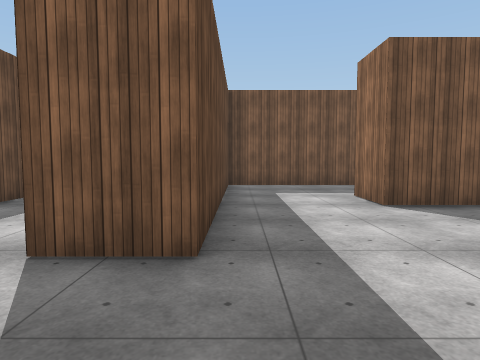
View 1 (above)

22 first-person views from a walk through a Unity game level. The camera is 1.5 m above the floor, tilts 4° down and sees 75° across. The floor is counted in squares, 2 m on a side. Each view is taken from the middle of a square. On the plan, view 1 faces up. The plan holds only what a view shows up to about 10 squares ahead; the rest is blank. The place goes on beyond the plan. Surface patterns are stand-ins for the level's own textures.

View 2
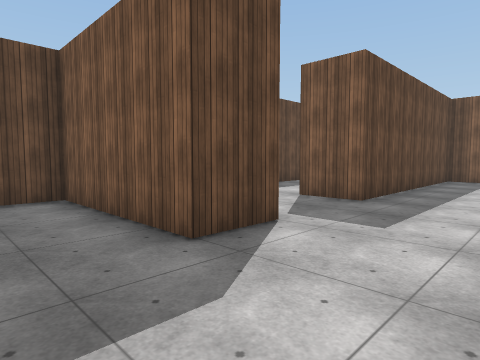

View 3
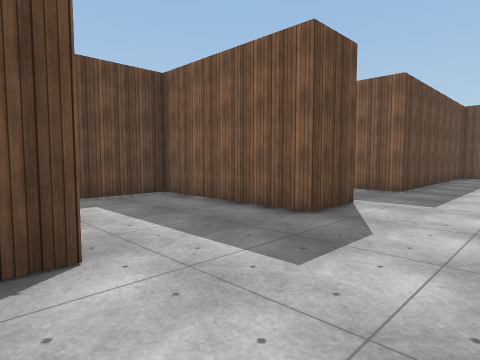

View 4
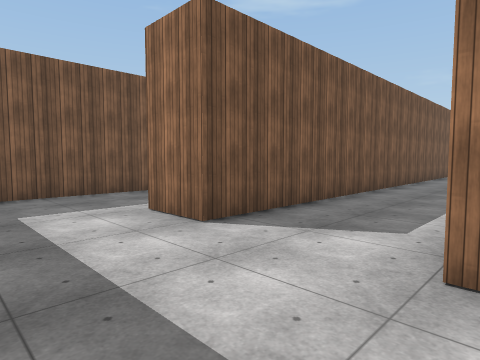

View 5
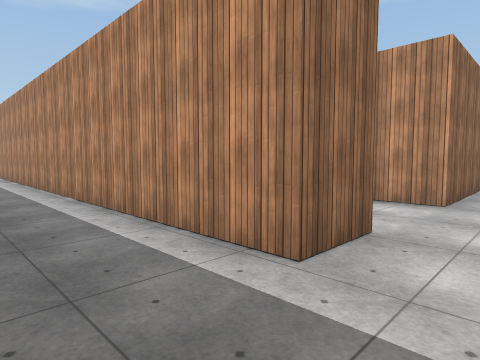

View 6
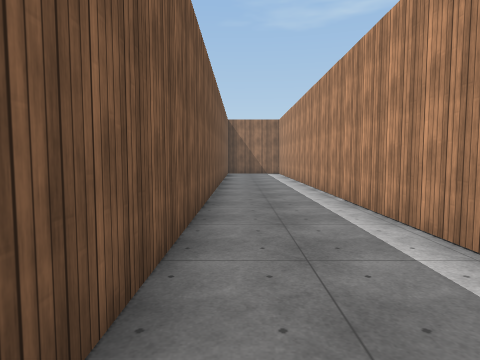

View 7
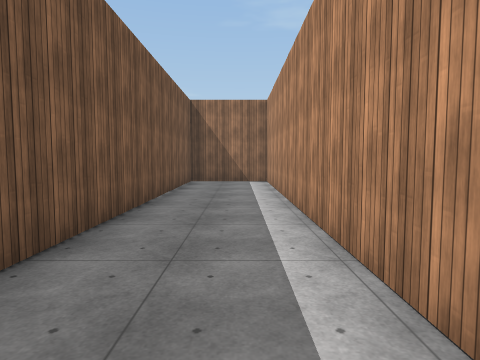

View 8
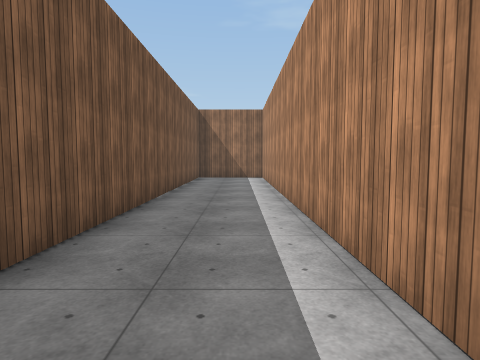

View 9
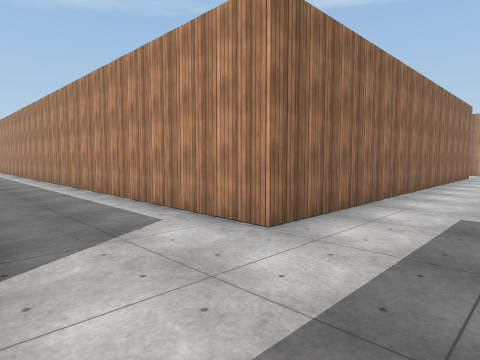

View 10
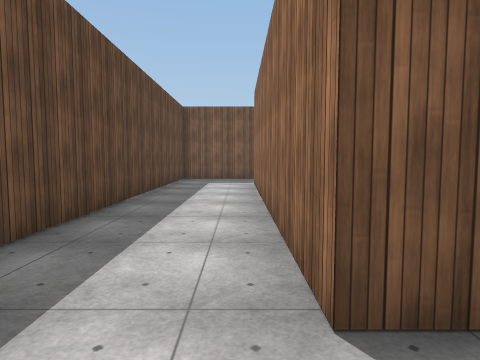

View 11
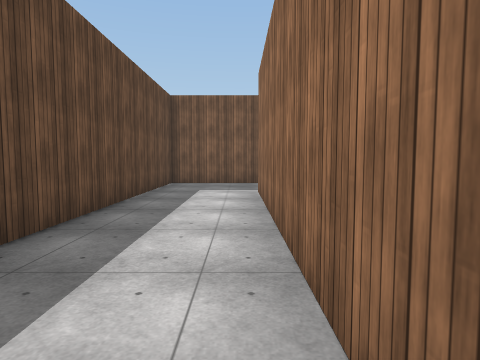

View 12
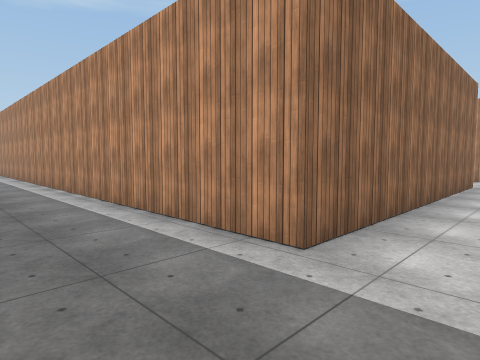

View 13
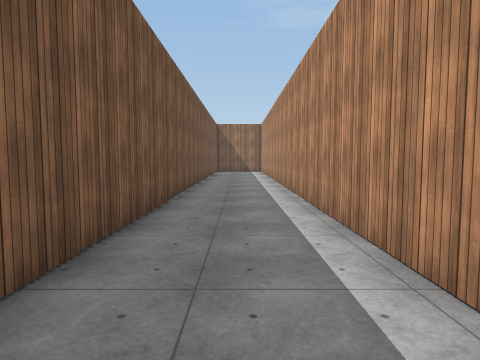

View 14
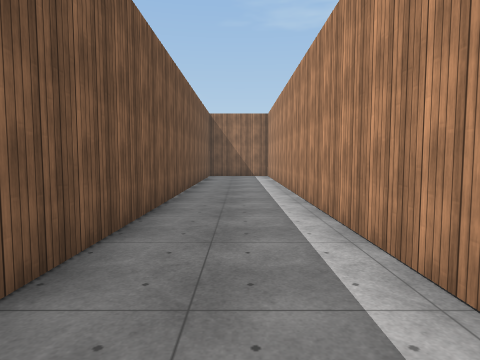

View 15
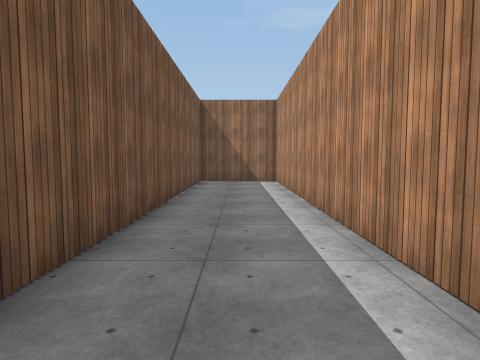

View 16
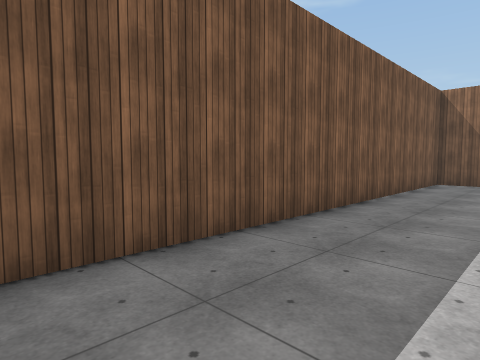

View 17
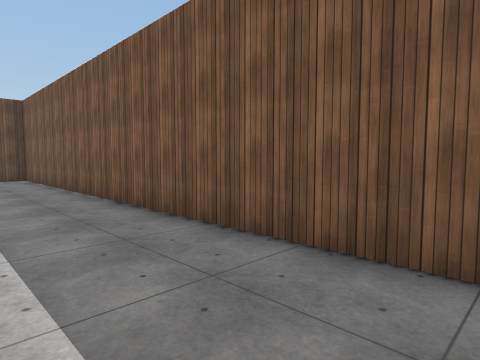

View 18
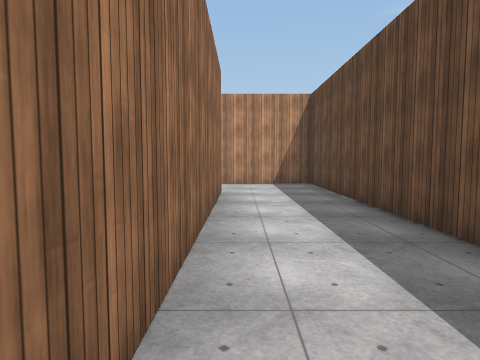

View 19
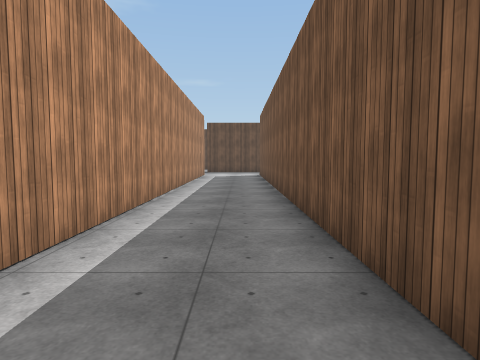

View 20
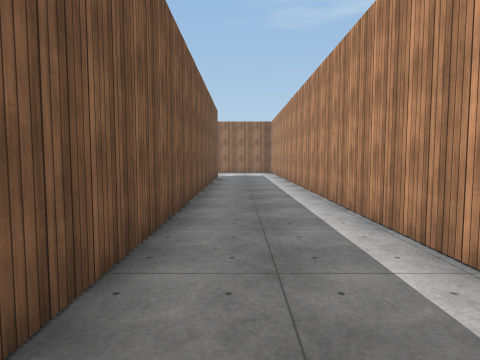

View 21
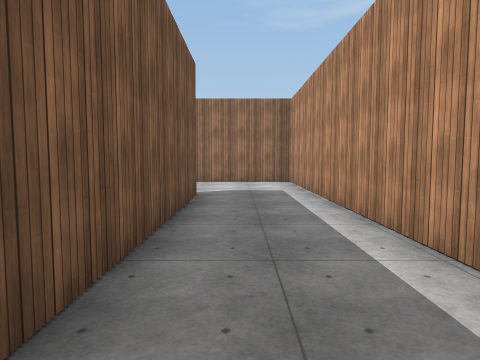

View 22
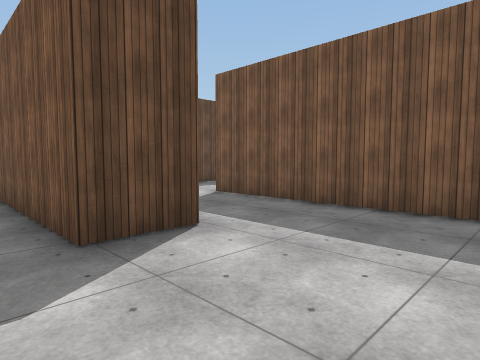

### Floor plan
Points are (right, up) in squares from view 1. A wall is a line through its corners. A room is listed if a view was taken in it or the views show most of it. See-through windows are left out.
Room 1 (views 1, 2, 3, 4, 5, 6, 7, 8, 9, 19, 20, 21, 22)
walls: (-0.3, 0) (-0.3, -1.3) (-4, -1.3) (-4, -3.1); (2.1, -6.5) (2.1, 2.4) (27.8, 2.4) (27.8, 5.4); (-0.3, -4.2) (-0.3, -4.8); (24.2, 6.2) (24.2, 4.9) (2.1, 4.9) (2.1, 6.1) (17.9, 6.1) (17.9, 8.6) (-0.3, 8.6) (-0.3, 2.3) (-1.6, 2.3); (26.5, 8.6) (21.6, 8.6)
ways out: opening at (-1, 1.5) to room 2; opening at (20.5, 9)
Room 2 (views 10, 11, 12, 13, 14, 15, 16, 17, 18)
walls: (-1.6, 2.3) (-1.6, 9.8) (17.9, 9.8) (17.9, 12.2) (-4, 12.2) (-4, 0) (-1.2, 0)
ways out: opening at (-1, 1.5) to room 1

Positions as (right, up) in squares from view 1, and headings:
1: (0, 0), facing up
2: (2, -3), facing up-left
3: (2, -5), facing up-left
4: (0, 2), facing up-right
5: (1, 8), facing down-right
6: (3, 8), facing right
7: (8, 7), facing right
8: (6, 7), facing right
9: (0, 5), facing down-right
10: (-2, 1), facing up
11: (-2, 3), facing up
12: (-3, 12), facing down-right
13: (1, 11), facing right
14: (5, 11), facing right
15: (8, 11), facing right
16: (8, 10), facing up-right
17: (8, 10), facing up-left
18: (-2, 9), facing down
19: (16, 4), facing left
20: (12, 4), facing right
21: (18, 4), facing right
22: (27, 4), facing up-left
